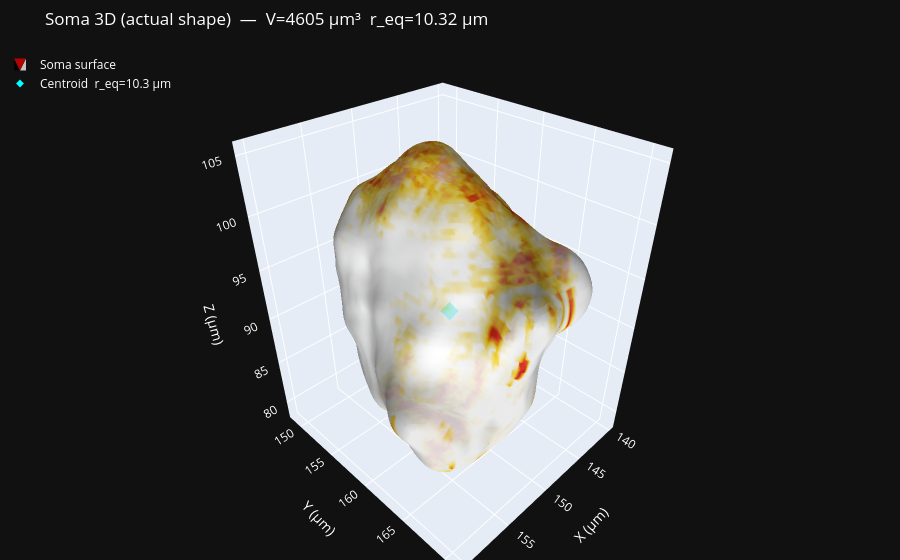

Notebook code for this chart:
### Code cell
# ── 3D soma surface (marching cubes) ─────────────────────────
import plotly.graph_objects as go
from skimage.measure import marching_cubes
from scipy.ndimage import gaussian_filter

# Tight crop around soma
sc  = soma_voxels_coords
pad = 4
zs_v = slice(max(0, int(sc[:, 0].min()) - pad), int(sc[:, 0].max()) + pad + 1)
ys_v = slice(max(0, int(sc[:, 1].min()) - pad), int(sc[:, 1].max()) + pad + 1)
xs_v = slice(max(0, int(sc[:, 2].min()) - pad), int(sc[:, 2].max()) + pad + 1)

soma_crop   = soma_mask[zs_v, ys_v, xs_v].astype(np.float32)
soma_smooth = gaussian_filter(soma_crop, sigma=1.5)

verts, faces, _, _ = marching_cubes(soma_smooth, level=0.5,
                                     spacing=(voxel_iso, voxel_iso, voxel_iso))

origin_um = np.array([zs_v.start, ys_v.start, xs_v.start]) * voxel_iso
verts_um  = verts + origin_um   # (V, 3): z y x in µm

vx = verts_um[:, 2]   # X µm
vy = verts_um[:, 1]   # Y µm
vz = verts_um[:, 0]   # Z µm

# Per-vertex fluorescence intensity
vi = np.clip((verts_um / voxel_iso).astype(int), 0,
             np.array(stack.shape) - 1)
vert_intensity = stack[vi[:, 0], vi[:, 1], vi[:, 2]].astype(np.float32)
v_min, v_max   = vert_intensity.min(), vert_intensity.max()
vert_intensity = (vert_intensity - v_min) / (v_max - v_min + 1e-6)

cen_x = soma_centroid_vox[2] * voxel_iso
cen_y = soma_centroid_vox[1] * voxel_iso
cen_z = soma_centroid_vox[0] * voxel_iso

fig = go.Figure()

fig.add_trace(go.Mesh3d(
    x=vx, y=vy, z=vz,
    i=faces[:, 0], j=faces[:, 1], k=faces[:, 2],
    intensity=vert_intensity,
    colorscale='Hot',
    cmin=0, cmax=1,
    opacity=0.75,
    flatshading=False,
    lighting=dict(ambient=0.4, diffuse=0.7, specular=0.3,
                  roughness=0.6, fresnel=0.2),
    lightposition=dict(x=1, y=1, z=2),
    showscale=False,
    name='Soma surface',
    showlegend=True,
))

fig.add_trace(go.Scatter3d(
    x=[cen_x], y=[cen_y], z=[cen_z],
    mode='markers',
    marker=dict(size=6, color='cyan', symbol='diamond'),
    name=f'Centroid  r_eq={soma_equiv_r_um:.1f} µm',
))

fig.update_layout(
    title=f'Soma 3D (actual shape)  —  V={soma_volume_um3:.0f} µm³  '
          f'r_eq={soma_equiv_r_um:.2f} µm',
    scene=dict(
        xaxis_title='X (µm)', yaxis_title='Y (µm)', zaxis_title='Z (µm)',
        bgcolor='#111111',
        aspectmode='data',
    ),
    paper_bgcolor='#111111', font_color='white',
    margin=dict(l=0, r=0, t=50, b=0),
    legend=dict(x=0, y=1),
)
fig.show()
print(f'Surface mesh: {len(verts):,} vertices  {len(faces):,} faces')

### Figure 1 — Plotly figure (JSON) as saved in the notebook; plotly's stock layout.template omitted (floating-point values rounded to 4 significant figures; data arrays with more than 128 entries replaced by an {"elided": "..."} marker saying what was removed)
{"data": [{"cmax": 1, "cmin": 0, "colorscale": [[0, "rgb(0,0,0)"], [0.3333, "rgb(230,0,0)"], [0.6667, "rgb(255,210,0)"], [1, "rgb(255,255,255)"]], "flatshading": false, "i": {"elided": "37484 int values"}, "intensity": {"elided": "18744 float values"}, "j": {"elided": "37484 int values"}, "k": {"elided": "37484 int values"}, "lighting": {"ambient": 0.4, "diffuse": 0.7, "fresnel": 0.2, "roughness": 0.6, "specular": 0.3}, "lightposition": {"x": 1, "y": 1, "z": 2}, "name": "Soma surface", "opacity": 0.75, "showlegend": true, "showscale": false, "type": "mesh3d", "x": {"elided": "18744 float values"}, "y": {"elided": "18744 float values"}, "z": {"elided": "18744 float values"}}, {"marker": {"color": "cyan", "size": 6, "symbol": "diamond"}, "mode": "markers", "name": "Centroid  r_eq=10.3 µm", "type": "scatter3d", "x": [149.9], "y": [159.5], "z": [91.14]}], "layout": {"font": {"color": "white"}, "legend": {"x": 0, "y": 1}, "margin": {"b": 0, "l": 0, "r": 0, "t": 50}, "paper_bgcolor": "#111111", "scene": {"aspectmode": "data", "bgcolor": "#111111", "xaxis": {"title": {"text": "X (µm)"}}, "yaxis": {"title": {"text": "Y (µm)"}}, "zaxis": {"title": {"text": "Z (µm)"}}}, "title": {"text": "Soma 3D (actual shape)  —  V=4605 µm³  r_eq=10.32 µm"}}}
